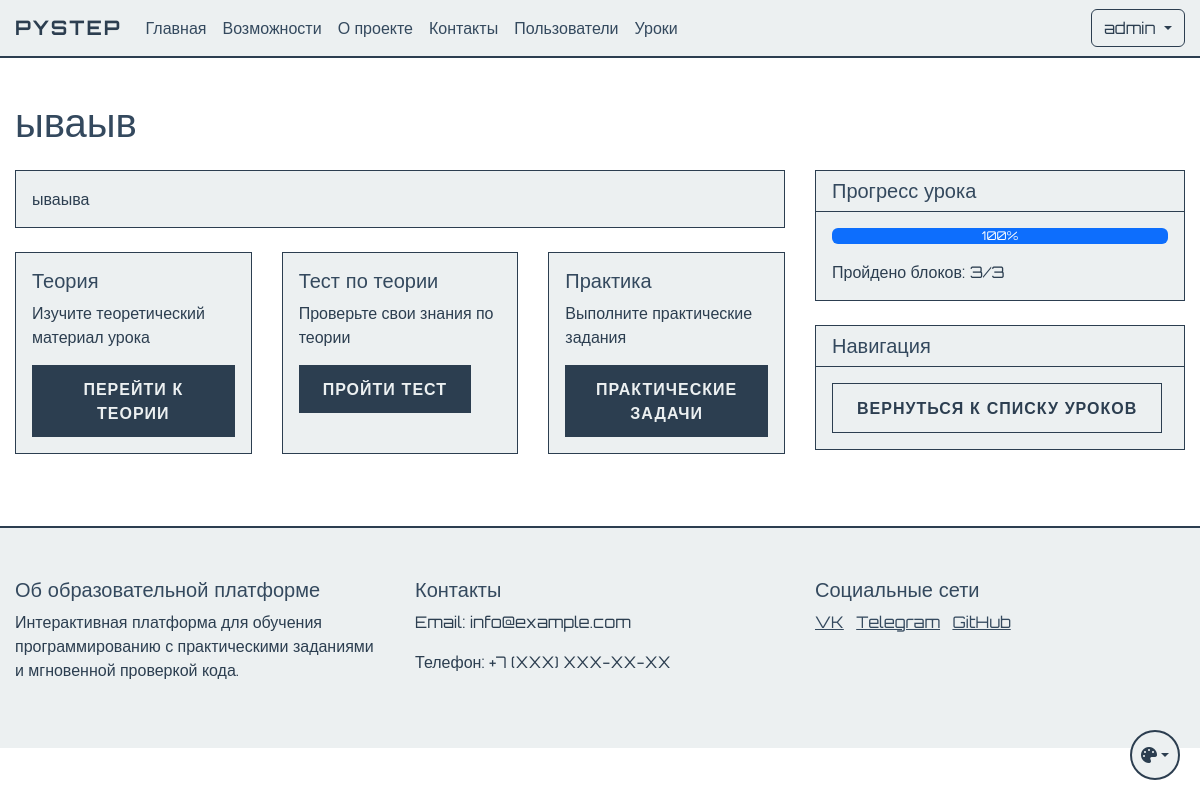
Page /student/lesson/1 (signed in) on the committed database.
### app.py (models this page shows, shortened)
class User(UserMixin, db.Model):
    id = db.Column(db.Integer, primary_key=True)
    name = db.Column(db.String(100), nullable=False)
    username = db.Column(db.String(80), unique=True, nullable=False)
    email = db.Column(db.String(120), unique=True, nullable=False)
    password_hash = db.Column(db.String(128))
    is_admin = db.Column(db.Boolean, default=False)
    user_type = db.Column(db.String(20), default='student')  # student, teacher, admin
    created_by = db.Column(db.Integer, db.ForeignKey('user.id'), nullable=True)  # ID пользователя, создавшего этого пользователя
    created_at = db.Column(db.DateTime, default=db.func.now())
    last_login = db.Column(db.DateTime)
    is_active = db.Column(db.Boolean, default=True)
    progress = db.relationship('UserProgress', backref='user', lazy=True)
    ratings = db.relationship('UserRating', backref='user', lazy=True)
    created_users = db.relationship('User', backref=db.backref('creator', remote_side=[id]))

class Lesson(db.Model):
    id = db.Column(db.Integer, primary_key=True)
    order_number = db.Column(db.Integer, unique=True, nullable=False)
    title = db.Column(db.String(200), nullable=False)
    description = db.Column(db.Text)
    is_active = db.Column(db.Boolean, default=True)
    created_at = db.Column(db.DateTime, default=db.func.now())
    theory_content = db.Column(db.Text)
    theory_test = db.relationship('TheoryTest', backref='lesson', uselist=False)
    practice_tasks = db.relationship('PracticeTask', backref='lesson', lazy=True)
    required_lesson_id = db.Column(db.Integer, db.ForeignKey('lesson.id'), nullable=True)
    required_lesson = db.relationship('Lesson', remote_side=[id], backref='next_lessons')

### app.py (the view, shortened to what this page needs)
@app.route('/student/lesson/<int:lesson_id>')
@login_required
def view_student_lesson(lesson_id):
    lesson = Lesson.query.get_or_404(lesson_id)
    if not lesson.is_active:
        flash('Этот урок не доступен')
        return redirect(url_for('student_dashboard'))
    if lesson.order_number == 1:
        pass
    progress = UserProgress.query.filter_by(
        user_id=current_user.id,
        lesson_id=lesson_id
    ).first()
    test = TheoryTest.query.filter_by(lesson_id=lesson_id, is_active=True).first()
    test_result = None
    if test:
        test_results = TestResult.query.filter_by(
            user_id=current_user.id,
            test_id=test.id
        ).order_by(TestResult.created_at.desc()).all()
        test_result = next((result for result in test_results if result.is_passed), None)
    practice_available = test_result is not None
    total_blocks = 3  # теория, тест, практика
    completed_blocks = 0
    if progress.theory_completed:
        completed_blocks += 1
    if progress.test_completed:
        completed_blocks += 1
    if practice_available:
        mandatory_tasks = PracticeTask.query.filter_by(lesson_id=lesson_id, is_required=True).all()
        total_mandatory = len(mandatory_tasks)
        if total_mandatory > 0:
            solved_tasks = Solution.query.join(PracticeTask).filter(
                Solution.user_id == current_user.id,
                Solution.is_correct == True,
                PracticeTask.lesson_id == lesson_id,
                PracticeTask.is_required == True
            ).with_entities(Solution.task_id).all()
            solved_task_ids = [task_id for (task_id,) in solved_tasks]
            solved_mandatory = sum(1 for task in mandatory_tasks if task.id in solved_task_ids)
            if solved_mandatory == total_mandatory:
                progress.practice_completed = True
                completed_blocks += 1
            else:
                progress.practice_completed = False
        else:
            progress.practice_completed = True
            completed_blocks += 1
    if completed_blocks == total_blocks:
        progress.is_completed = True
        progress.completed_at = datetime.now()
    else:
        progress.is_completed = False
        progress.completed_at = None
    db.session.commit()
    progress_percentage = int((completed_blocks / total_blocks * 100))
    return render_template('student/lesson.html',
                         lesson=lesson,
                         progress=progress,
                         progress_percentage=progress_percentage,
                         completed_blocks=completed_blocks,
                         total_blocks=total_blocks,
                         practice_available=practice_available)

### app.py (called while the page is built)
@login_manager.user_loader
def load_user(user_id):
    return db.session.get(User, int(user_id))

### templates/student/lesson.html (shortened to what this page needs)
{% extends "base.html" %}
{% block content %}
<div class="container mt-4">
    <h1 class="mb-4">{{ lesson.title }}</h1>
    <div class="row">
        <div class="col-md-8">
            <div class="card mb-4">
                <div class="card-body">
                    <p class="card-text">{{ lesson.description }}</p>
                </div>
            </div>
            <div class="row">
                <div class="col-md-4 mb-4">
                    <div class="card h-100">
                        <div class="card-body">
                            <h5 class="card-title">Теория</h5>
                            <p class="card-text">Изучите теоретический материал урока</p>
                            <a href="{{ url_for('view_lesson_theory', lesson_id=lesson.id) }}" class="btn btn-primary">
                                Перейти к теории
                            </a>
                        </div>
                    </div>
                </div>
                <div class="col-md-4 mb-4">
                    <div class="card h-100">
                        <div class="card-body">
                            <h5 class="card-title">Тест по теории</h5>
                            <p class="card-text">Проверьте свои знания по теории</p>
                            {% if lesson.theory_test %}
                                {% if progress and progress.theory_completed %}
                                    <a href="{{ url_for('take_test', lesson_id=lesson.id) }}" class="btn btn-primary">
                                        Пройти тест
                                    </a>
                                {% else %}
                                    <button class="btn btn-secondary" disabled>
                                        Сначала пройдите теорию
                                    </button>
                                {% endif %}
                            {% else %}
                                <button class="btn btn-secondary" disabled>
                                    Тест не доступен
                                </button>
                            {% endif %}
                        </div>
                    </div>
                </div>
                <div class="col-md-4 mb-4">
                    <div class="card h-100">
                        <div class="card-body">
                            <h5 class="card-title">Практика</h5>
                            <p class="card-text">Выполните практические задания</p>
                            {% if practice_available %}
                                <a href="{{ url_for('view_practice_tasks', lesson_id=lesson.id) }}" class="btn btn-primary">Практические задачи</a>
                            {% else %}
                                <button class="btn btn-secondary" disabled>
                                    Сначала пройдите тест
                                </button>
                            {% endif %}
                        </div>
                    </div>
                </div>
            </div>
        </div>
        <div class="col-md-4">
            <div class="card">
                <div class="card-header">
                    <h5 class="mb-0">Прогресс урока</h5>
                </div>
                <div class="card-body">
                    <div class="progress mb-3">
                        <div class="progress-bar" role="progressbar" style="width: {{ progress_percentage }}%">
                            {{ progress_percentage }}%
                        </div>
                    </div>
                    <p class="mb-0">Пройдено блоков: {{ completed_blocks }}/{{ total_blocks }}</p>
                </div>
            </div>
            <div class="card mt-4">
                <div class="card-header">
                    <h5 class="mb-0">Навигация</h5>
                </div>
                <div class="card-body">
                    <a href="{{ url_for('student_dashboard') }}" class="btn btn-secondary">
                        Вернуться к списку уроков
                    </a>
                </div>
            </div>
        </div>
    </div>
</div>
{% endblock %}

### templates/base.html (shortened to what this page needs)
<!DOCTYPE html>
<html lang="ru">
<head>
    <link href="https://cdn.jsdelivr.net/npm/bootstrap@5.3.0/dist/css/bootstrap.min.css" rel="stylesheet">
    <link href="{{ url_for('static', filename='css/themes.css') }}" rel="stylesheet">
    <link href="{{ url_for('static', filename='css/base.css') }}" rel="stylesheet">
    <link href="{{ url_for('static', filename='css/components.css') }}" rel="stylesheet">
    <link href="{{ url_for('static', filename='css/forms.css') }}" rel="stylesheet">
    <link href="{{ url_for('static', filename='css/tables.css') }}" rel="stylesheet">
    <link href="{{ url_for('static', filename='css/layout.css') }}" rel="stylesheet">
</head>
<body>
    <nav class="navbar navbar-expand-lg navbar-dark">
        <div class="container">
            <a class="navbar-brand" href="{{ url_for('index') }}">PyStep</a>
            <div class="collapse navbar-collapse" id="navbarNav">
                <ul class="navbar-nav me-auto">
                    <li class="nav-item">
                        <a class="nav-link" href="{{ url_for('index') }}">Главная</a>
                    </li>
                    <li class="nav-item">
                        <a class="nav-link" href="/#features">Возможности</a>
                    </li>
                    <li class="nav-item">
                        <a class="nav-link" href="/#about">О проекте</a>
                    </li>
                    <li class="nav-item">
                        <a class="nav-link" href="/#contact">Контакты</a>
                    </li>
                    {% if current_user.is_admin %}
                    <li class="nav-item">
                            <a class="nav-link" href="{{ url_for('user_list') }}">Пользователи</a>
                    </li>
                    <li class="nav-item">
                            <a class="nav-link" href="{{ url_for('lesson_list') }}">Уроки</a>
                    </li>
                    {% endif %}
                </ul>
                <div class="d-flex">
                    {% if current_user.is_authenticated %}
                        <div class="dropdown">
                            <button class="btn btn-outline-light dropdown-toggle" type="button" id="userMenu" data-bs-toggle="dropdown">
                                {{ current_user.username }}
                            </button>
                        </div>
                    {% else %}
                        <a href="{{ url_for('login') }}" class="btn btn-outline-light me-2">Войти</a>
                    {% endif %}
                </div>
            </div>
        </div>
    </nav>
    {% block content %}{% endblock %}
    <footer class="footer mt-5">
        <div class="container">
            <div class="row">
                <div class="col-md-4">
                    <h5>Об образовательной платформе</h5>
                    <p>Интерактивная платформа для обучения программированию с практическими заданиями и мгновенной проверкой кода.</p>
                </div>
                <div class="col-md-4">
                    <h5>Контакты</h5>
                    <p>Email: info@example.com</p>
                    <p>Телефон: +7 (XXX) XXX-XX-XX</p>
                </div>
                <div class="col-md-4">
                    <h5>Социальные сети</h5>
                    <a href="#" class="text-white me-2">VK</a>
                    <a href="#" class="text-white me-2">Telegram</a>
                    <a href="#" class="text-white">GitHub</a>
                </div>
            </div>
        </div>
    </footer>
    <div class="theme-switch">
        <button class="btn dropdown-toggle" type="button" id="themeDropdown" data-bs-toggle="dropdown" aria-expanded="false">
            <i class="fa-solid fa-palette"></i>
        </button>
    </div>
    <link rel="stylesheet" href="https://cdnjs.cloudflare.com/ajax/libs/font-awesome/6.5.1/css/all.min.css">
</body>
</html>

### static/css/themes.css (style rules this page uses)
:root[data-theme="classic"] { --cyber-primary: #2c3e50; --cyber-secondary: #34495e; --cyber-dark: #ecf0f1; --cyber-bg: #ffffff; --cyber-text: #2c3e50; --cyber-text-light: #34495e; --cyber-text-muted: #7f8c8d; --cyber-card-bg: #ecf0f1; --cyber-text-dark: #2c3e50; --cyber-info: #3498db; }

### static/css/base.css (style rules this page uses)
body { font-family: 'Orbitron', sans-serif; background-color: var(--cyber-bg); color: var(--cyber-text); min-height: 100vh; display: flex; flex-direction: column; opacity: 0; transition: opacity 0.3s ease; }
body.theme-loaded { opacity: 1; }
h1, h2, h3, h4, h5, h6 { color: var(--cyber-text-light); }
p { color: var(--cyber-text); }
.text-white { color: var(--cyber-text-light) !important; }
.navbar { background-color: var(--cyber-dark) !important; border-bottom: 2px solid var(--cyber-primary); }
.navbar-brand { color: var(--cyber-primary) !important; font-weight: 700; text-transform: uppercase; letter-spacing: 2px; }
.nav-link { color: var(--cyber-text-light) !important; transition: all 0.3s ease; }
.footer { background-color: var(--cyber-dark); border-top: 2px solid var(--cyber-primary); color: var(--cyber-text-light); padding: 50px 0; margin-top: auto; }

### static/css/components.css (style rules this page uses)
.card { background-color: var(--cyber-card-bg); border: 1px solid var(--cyber-primary); color: var(--cyber-text-light); }
.card-header { background-color: rgba(0, 255, 157, 0.1); border-bottom: 1px solid var(--cyber-primary); color: var(--cyber-text-light); }
.card-body { background-color: var(--cyber-card-bg); color: var(--cyber-text-light); }
.btn-outline-light { border-color: var(--cyber-primary); color: var(--cyber-primary); transition: all 0.3s ease; }

### static/css/layout.css (style rules this page uses)
.container { max-width: 1200px; margin: 0 auto; padding: 0 15px; }
.row { margin: 0 -15px; }
.col, [class*="col-"] { padding: 0 15px; }
.mt-4 { margin-top: 1.5rem; }
.mt-5 { margin-top: 3rem; }
.mb-3 { margin-bottom: 1rem; }
.mb-4 { margin-bottom: 1.5rem; }
.d-flex { display: flex; }

### rows in the picture
User: username "admin"
Lesson: title "ываыв", description "ываыва"

### other values in the picture
{{ progress_percentage }} "100"
{{ completed_blocks }} "3"
{{ total_blocks }} "3"
